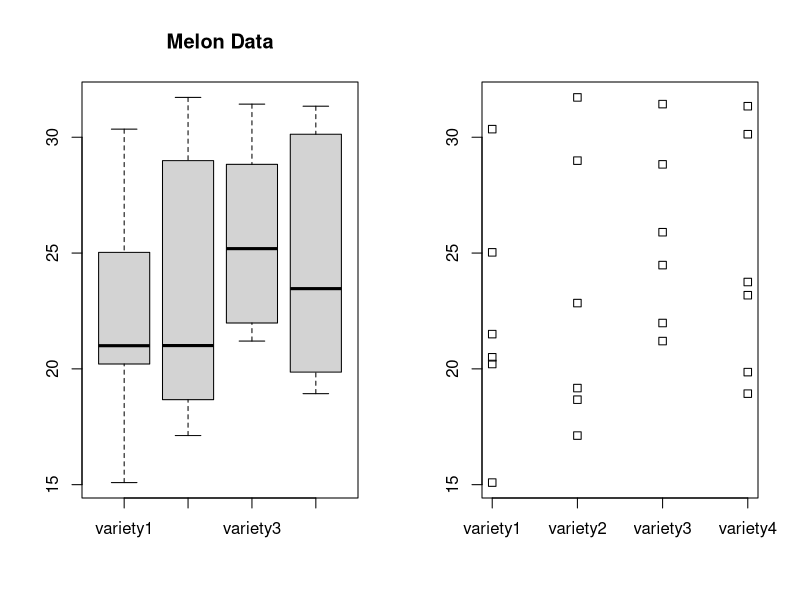
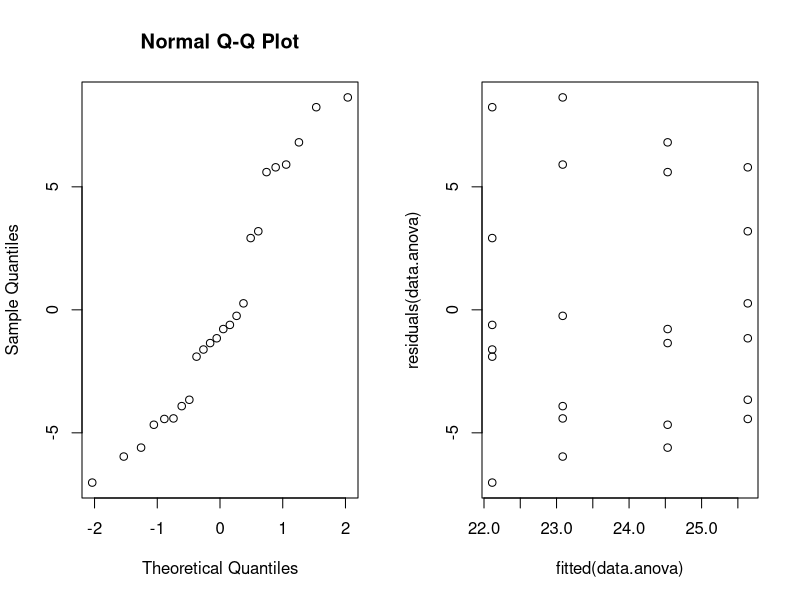
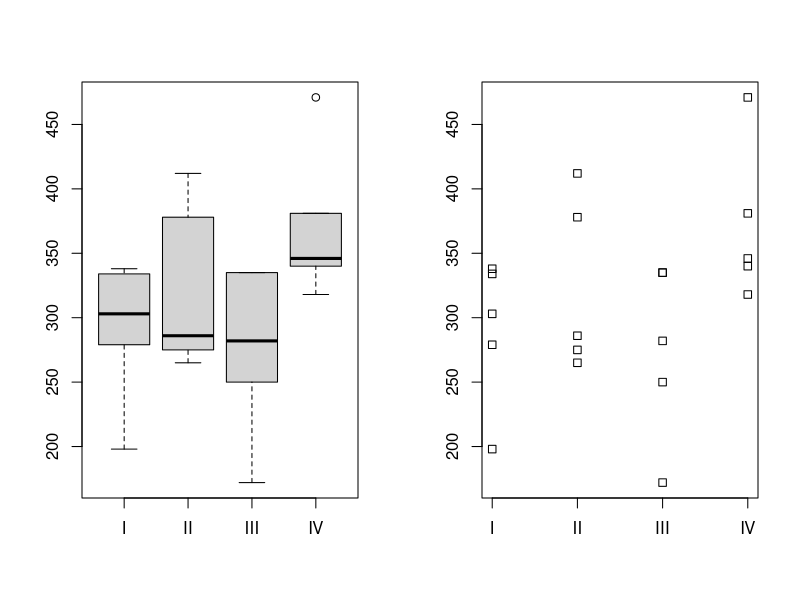
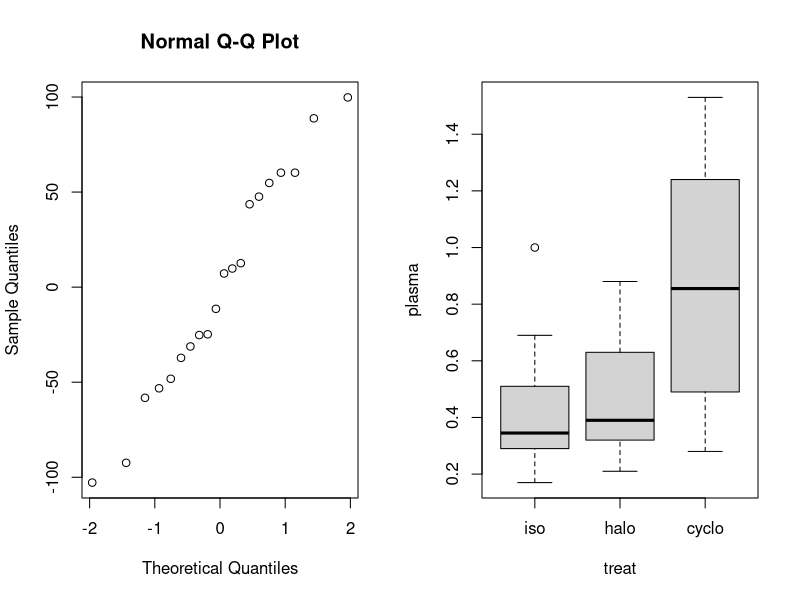
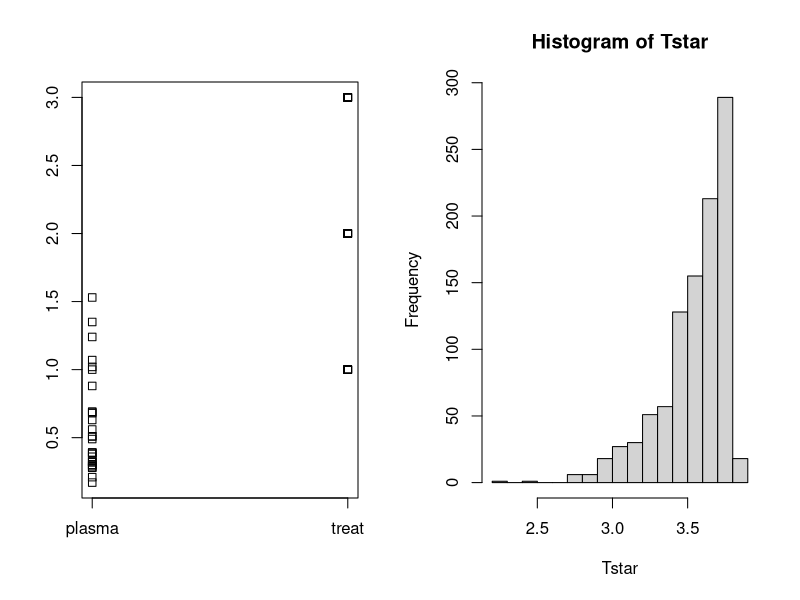

These figures' R source, in order:
# randomization in R

I = 4 ; N=5
rep(1:I,N)
sample(rep(1:I,N))
# 4 1 2 2 3 3 2 4 2 4 3 1 3 1 3 4 1 2 4 1

data <- read.table("datas/melon.txt",header = TRUE)
data

par(mfrow=c(1,2)) ; boxplot(data,main="Melon Data") ; stripchart(data,vertical = TRUE)

# create a data frame with a numeric column of responses and second factor column of the corresponding factor levels
# make sure that 2nd column is a factor
dataframe.melon <- data.frame(yields=as.vector(as.matrix(data)), variety=factor(rep(1:4,each=6)))
dataframe.melon[1:5,]
dataframe.melon

is.factor(dataframe.melon$variety) ; is.numeric(dataframe.melon$variety)

# lm is used to fit linear models.
data.anova <- lm(yields~variety,data = dataframe.melon) ; data.anova
# Call:
# lm(formula = yields ~ variety, data = dataframe.melon)
anova(data.anova)

# Analysis of Variance Table

# Response: yields
#           Df Sum Sq   Mean Sq   F value   Pr(>F)
# variety    3  43.55   14.516   0.5543   0.6512
# Residuals 20 523.73   26.186

summary(data.anova)
fitted(data.anova)
confint(data.anova)
#                 2.5 %    97.5 %
# (Intercept) 17.755509 26.471158
# variety2    -5.191228  7.134561
# variety3    -2.639561  9.686228
# variety4    -3.744561  8.581228

# sum parametrization
contrasts(dataframe.melon$variety) = contr.sum
data.anova = lm(yields~variety, data = dataframe.melon) ; summary(data.anova)


par(mfrow=c(1,2))
qqnorm(residuals(data.anova)) ; plot(fitted(data.anova),residuals(data.anova))



# Kruskal-Wallis test ( non-parametric alternative to ANOVA)
# does not rely on normality, it is based on ranks

ratdata <- read.table("datas/ratdata.txt",header = TRUE)
ratdata # this data contains the number of worms in rats in 4 different treatment groups

par(mfrow=c(1,2)) ;  boxplot(ratdata) ; stripchart(ratdata,vertical = TRUE)

# create a data frame with the first columns containing all the outcomes and the second column that indicates the levels of factor

ratframe <- data.frame(worms=as.vector(as.matrix(ratdata)),group=as.factor(rep(1:4,each=5)))
ratframe

is.factor(ratframe$group) ; is.numeric(ratframe$group)

attach(ratframe)
kruskal.test(worms,group)

# Compare the result of a Kruskal test with an ANOVA test

rataov = lm(worms~group) ; anova(rataov) # The one way ANOVA does not yield a significant difference.
summary(rataov)

qqnorm(rataov$residuals)

# Permutation test

dogs <- read.table("datas/dogs.txt", header = TRUE) ; dogs
# the data concerns measures of plasma epinephrine in dogs for three different anesthesia drugs
treat <- factor(rep(1:3,c(10,10,10)),labels = c("iso","halo","cyclo")) # group as a factor
dogsdata <- data.frame(plasma = as.vector(as.matrix(dogs)),treat)
dogsdata

boxplot(plasma~treat, data = dogsdata) ; stripchart(dogsdata,vertical = TRUE)

attach(dogsdata)
func = function(x) sum (residuals(x)^2)
M = 1000
Tstar = numeric(M)

for (i in 1:M) {
  Treatstar = sample(treat) # permuting the labels
  Tstar[i] = func(lm(plasma~Treatstar))
  
}

res = func(lm(plasma~treat))
res # 2.72474
hist(Tstar)


pl = sum(Tstar<res)/M 
pr = sum(Tstar>res)/M
pl ; pr
min(pl,pr)
